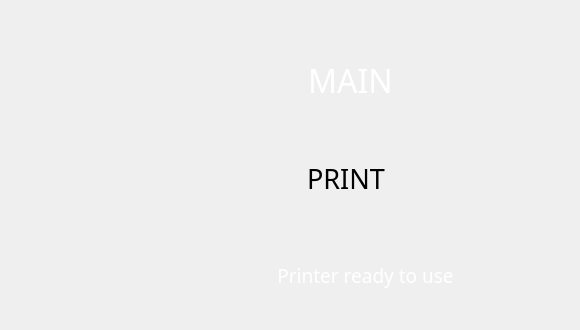
  <widget class="QWidget" name="print_page">
   <widget class="QLabel" name="main_title_label">
    <property name="geometry">
     <rect>
      <x>260</x>
      <y>60</y>
      <width>181</width>
      <height>41</height>
     </rect>
    </property>
    <property name="font">
     <font>
      <family>Momcake</family>
      <pointsize>24</pointsize>
     </font>
    </property>
    <property name="layoutDirection">
     <enum>Qt::RightToLeft</enum>
    </property>
    <property name="styleSheet">
     <string notr="true">background: transparent; color: white;</string>
    </property>
    <property name="text">
     <string>MAIN</string>
    </property>
    <property name="alignment">
     <set>Qt::AlignCenter</set>
    </property>
    <property name="class" stdset="0">
     <string>title_text</string>
    </property>
   </widget>
   <widget class="CustomQPushButton" name="main_print_btn">
    <property name="geometry">
     <rect>
      <x>190</x>
      <y>130</y>
      <width>312</width>
      <height>97</height>
     </rect>
    </property>
    <property name="minimumSize">
     <size>
      <width>312</width>
      <height>97</height>
     </size>
    </property>
    <property name="font">
     <font>
      <family>Momcake-Bold</family>
      <pointsize>20</pointsize>
      <italic>false</italic>
      <stylestrategy>PreferAntialias</stylestrategy>
     </font>
    </property>
    <property name="mouseTracking">
     <bool>false</bool>
    </property>
    <property name="tabletTracking">
     <bool>true</bool>
    </property>
    <property name="contextMenuPolicy">
     <enum>Qt::NoContextMenu</enum>
    </property>
    <property name="layoutDirection">
     <enum>Qt::LeftToRight</enum>
    </property>
    <property name="styleSheet">
     <string notr="true"/>
    </property>
    <property name="text">
     <string>PRINT</string>
    </property>
    <property name="autoDefault">
     <bool>false</bool>
    </property>
    <property name="flat">
     <bool>true</bool>
    </property>
    <property name="class" stdset="0">
     <string>menu_btn</string>
    </property>
    <property name="borderLeftPixmap" stdset="0">
     <pixmap resource="resources/button_resources.qrc">:/button_borders/media/buttons/btn_part1.svg</pixmap>
    </property>
    <property name="borderCenterPixmap" stdset="0">
     <pixmap resource="resources/button_resources.qrc">:/button_borders/media/buttons/btn_part2.svg</pixmap>
    </property>
    <property name="borderRightPixmap" stdset="0">
     <pixmap resource="resources/button_resources.qrc">:/button_borders/media/buttons/btn_part3.svg</pixmap>
    </property>
   </widget>
   <widget class="QLabel" name="main_text_label">
    <property name="enabled">
     <bool>true</bool>
    </property>
    <property name="geometry">
     <rect>
      <x>160</x>
      <y>230</y>
      <width>411</width>
      <height>91</height>
     </rect>
    </property>
    <property name="font">
     <font>
      <family>Montserrat</family>
      <pointsize>14</pointsize>
     </font>
    </property>
    <property name="styleSheet">
     <string notr="true">background: transparent; color: white;</string>
    </property>
    <property name="text">
     <string>Printer ready to use</string>
    </property>
    <property name="alignment">
     <set>Qt::AlignCenter</set>
    </property>
   </widget>
  </widget>
